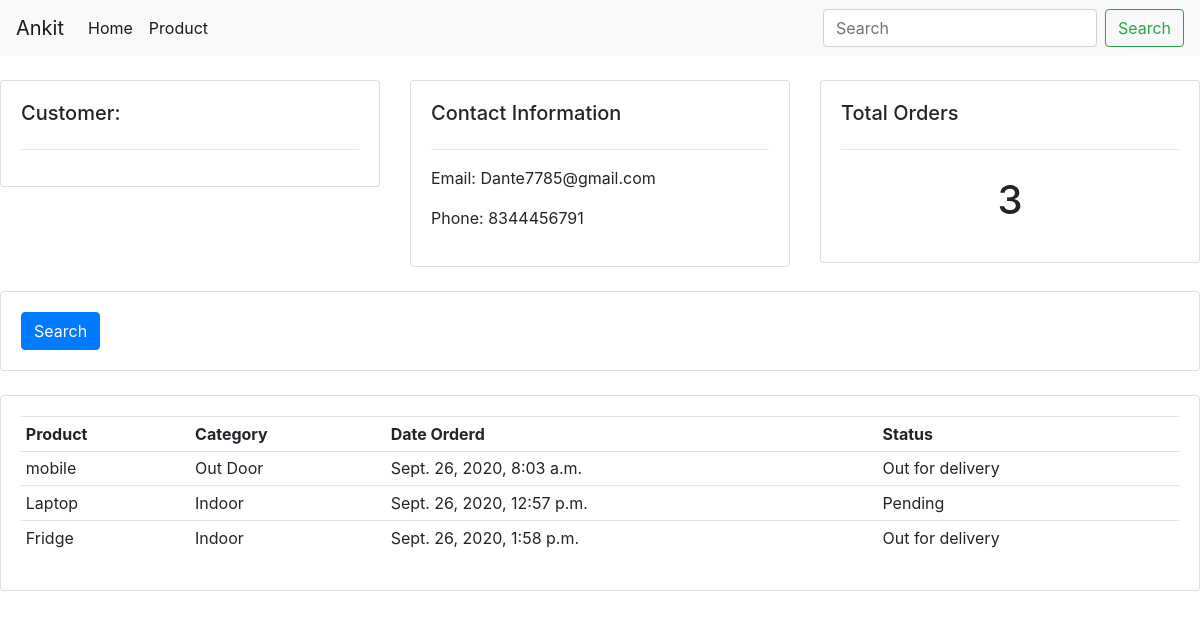
Before: /customer/1/ with the older database file.
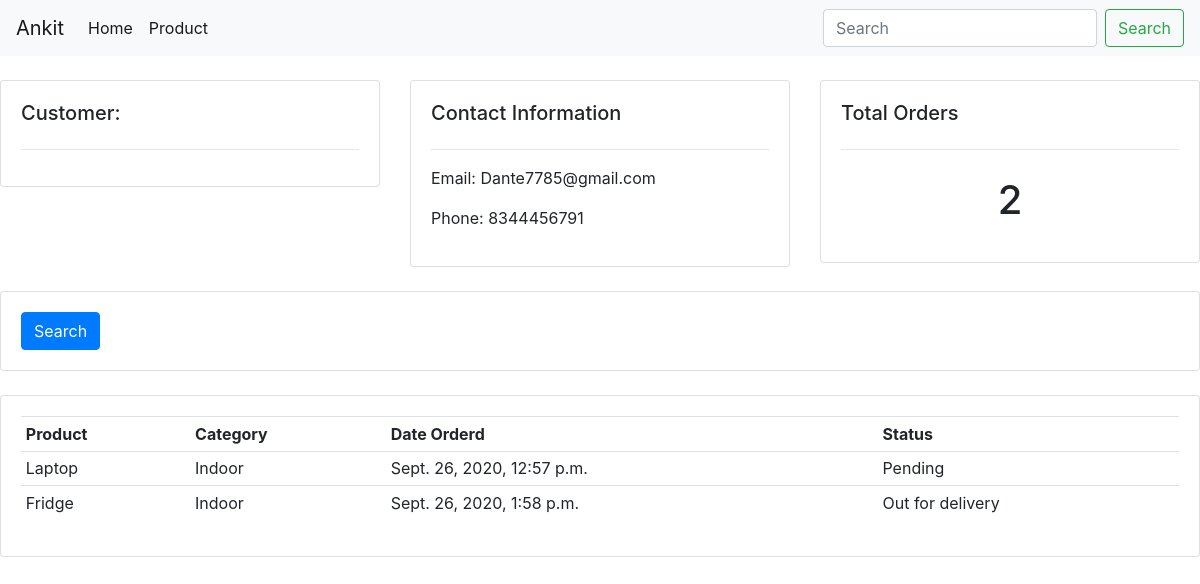
After: the same page with the newer database file.
### managment/models.py (models this page shows, shortened)
class Customer(models.Model):
    name = models.CharField(max_length=200, null=True)
    phone = models.CharField(max_length=200, null=True)
    email = models.CharField(max_length=200, null=True)
    date_created = models.DateTimeField(auto_now_add=True, null=True)

class Order(models.Model):
	STATUS = (
			('Pending', 'Pending'),
			('Out for delivery', 'Out for delivery'),
			('Delivered', 'Delivered'),
			)
	customer = models.ForeignKey(Customer, null=True, on_delete= models.SET_NULL)
	product = models.ForeignKey(Product, null=True, on_delete= models.SET_NULL)
	date_created = models.DateTimeField(auto_now_add=True, null=True)
	status = models.CharField(max_length=200, null=True, choices=STATUS)

class Product(models.Model):
    CATEGORY = (
        ('Indoor','Indoor'),
        ('Out Door','Out Door'),
    )
    name = models.CharField(max_length=200, null=True)
    price = models.FloatField(null=True)
    category = models.CharField(max_length=200, null=True, choices=CATEGORY)
    description = models.CharField(max_length=200, null=True, blank=True)
    date_created = models.DateTimeField(auto_now_add=True, null=True)
    Tag = models.ManyToManyField(Tag)
    def __str__(self):
        return self.name

### managment/views.py (the view)
# urls.py: path('customer/<str:pk_test>/',views.customer,name = 'customer'),
def customer(request,pk_test):
    customer = Customer.objects.get(id = pk_test)
    orders = customer.order_set.all()
    order = customer.order_set.all()
    order_count = order.count()
    context = {'customer':customer, 'orders':orders, 'order_count':order_count}
    return render(request,'managment/customer.html',context)

### managment/templates/managment/customer.html (shortened to what this page needs)
{%  extends 'managment/main.html' %}
{% block body %}
	<br>
<div class="row">
	<div class="col-md">
		<div class="card card-body">
			<h5>Customer:</h5>
			<hr>
		</div>
	</div>
	<div class="col-md">
		<div class="card card-body">
			<h5>Contact Information</h5>
			<hr>
			<p>Email: {{customer.email}}</p>
			<p>Phone: {{customer.phone}}</p>
		</div>
	</div>
	<div class="col-md">
		<div class="card card-body">
			<h5>Total Orders</h5>
			<hr>
			<h1 style="text-align: center;padding: 10px">{{order_count}}</h1>
		</div>
	</div>
</div>
<br>
<div class="row">
	<div class="col">
		<div class="card card-body">
			<form method="get">
		    <button class="btn btn-primary" type="submit">Search</button>
		  </form>
		</div>
	</div>
</div>
<br>
<div class="row">
	<div class="col-md">
		<div class="card card-body">
			<table class="table table-sm">
				<tr>
					<th>Product</th>
					<th>Category</th>
					<th>Date Orderd</th>
					<th>Status</th>
				</tr>
				{% for order in orders %}
				<tr>
					<td>{{order.product}}</td>
					<td>{{order.product.category}}</td>
					<td>{{order.date_created}}</td>
					<td>{{order.status}}</td>
					{% endfor %}
				</tr>
			</table>
		</div>
	</div>
</div>
{% endblock %}

### managment/templates/managment/main.html (shortened to what this page needs)
<!doctype html>
<html lang="en">
  <head>
    <link rel="stylesheet" href="https://stackpath.bootstrapcdn.com/bootstrap/4.5.2/css/bootstrap.min.css">
  </head>
  <body>
    <nav class="navbar navbar-expand-lg navbar-light bg-light">
      <a class="navbar-brand" href="#">Ankit</a>
      <div class="collapse navbar-collapse" id="navbarSupportedContent">
        <ul class="navbar-nav mr-auto">
          <li class="nav-item active">
            <a class="nav-link" href="{% url 'home' %}">Home <span class="sr-only">(current)</span></a>
          </li>
          <li class="nav-item active">
            <a class="nav-link" href="{% url 'product' %}">Product <span class="sr-only">(current)</span></a>
          </li>
        </ul>
        <form class="form-inline my-2 my-lg-0">
          <input class="form-control mr-sm-2" type="search" placeholder="Search" aria-label="Search">
          <button class="btn btn-outline-success my-2 my-sm-0" type="submit">Search</button>
        </form>
      </div>
    </nav>
    {% block body %}
    {% endblock %}
  </body>
</html>

Changed rows visible on the page:
removed Order: product "mobile", product.category "Out Door", date_created "Sept. 26, 2020, 8:03 a.m.", status "Out for delivery"
Other visible differences:
{{ order_count }}: "3" → "2"
